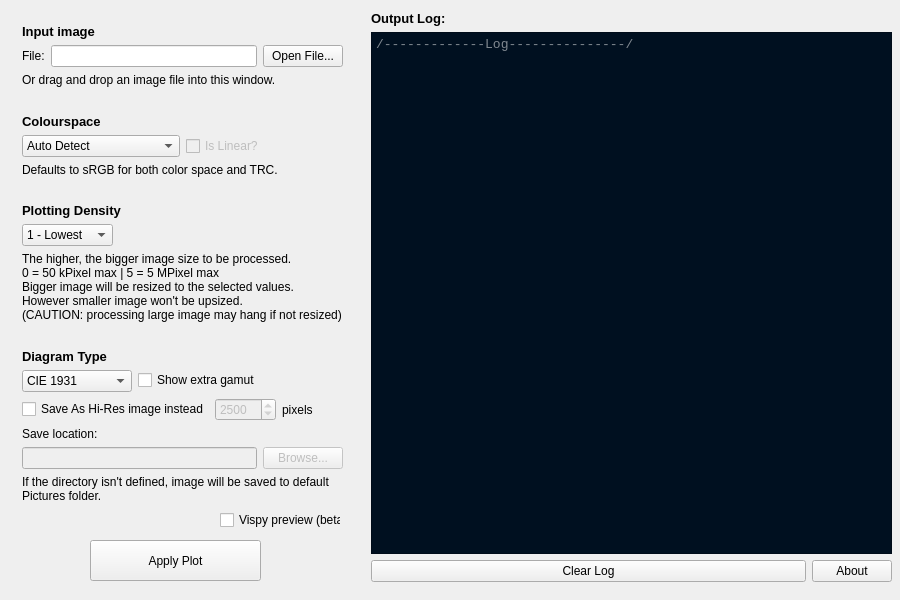
<?xml version="1.0" encoding="UTF-8"?>
<ui version="4.0">
 <class>MainWindow</class>
 <widget class="QMainWindow" name="MainWindow">
  <property name="enabled">
   <bool>true</bool>
  </property>
  <property name="geometry">
   <rect>
    <x>0</x>
    <y>0</y>
    <width>900</width>
    <height>600</height>
   </rect>
  </property>
  <property name="sizePolicy">
   <sizepolicy hsizetype="Fixed" vsizetype="Fixed">
    <horstretch>0</horstretch>
    <verstretch>0</verstretch>
   </sizepolicy>
  </property>
  <property name="minimumSize">
   <size>
    <width>900</width>
    <height>600</height>
   </size>
  </property>
  <property name="maximumSize">
   <size>
    <width>900</width>
    <height>600</height>
   </size>
  </property>
  <property name="acceptDrops">
   <bool>true</bool>
  </property>
  <property name="windowTitle">
   <string>Colour Gamut Plotter</string>
  </property>
  <property name="toolButtonStyle">
   <enum>Qt::ToolButtonIconOnly</enum>
  </property>
  <widget class="QWidget" name="centralwidget">
   <widget class="QPushButton" name="ApplyButton">
    <property name="geometry">
     <rect>
      <x>90</x>
      <y>540</y>
      <width>171</width>
      <height>41</height>
     </rect>
    </property>
    <property name="text">
     <string>Apply Plot</string>
    </property>
   </widget>
   <widget class="QWidget" name="layoutWidget">
    <property name="geometry">
     <rect>
      <x>371</x>
      <y>11</y>
      <width>521</width>
      <height>571</height>
     </rect>
    </property>
    <layout class="QVBoxLayout" name="verticalLayout">
     <item>
      <widget class="QLabel" name="label_4">
       <property name="font">
        <font>
         <pointsize>10</pointsize>
         <weight>75</weight>
         <bold>true</bold>
        </font>
       </property>
       <property name="text">
        <string>Output Log:</string>
       </property>
      </widget>
     </item>
     <item>
      <widget class="QPlainTextEdit" name="LogOutputText">
       <property name="font">
        <font>
         <family>Consolas</family>
         <pointsize>10</pointsize>
        </font>
       </property>
       <property name="acceptDrops">
        <bool>false</bool>
       </property>
       <property name="styleSheet">
        <string notr="true">background: rgb(0, 16, 32); color: rgb(255, 255, 255);</string>
       </property>
       <property name="undoRedoEnabled">
        <bool>false</bool>
       </property>
       <property name="readOnly">
        <bool>true</bool>
       </property>
       <property name="textInteractionFlags">
        <set>Qt::TextSelectableByKeyboard|Qt::TextSelectableByMouse</set>
       </property>
       <property name="placeholderText">
        <string>/-------------Log---------------/</string>
       </property>
      </widget>
     </item>
     <item>
      <layout class="QHBoxLayout" name="horizontalLayout_4">
       <item>
        <widget class="QPushButton" name="ClearLogButton">
         <property name="sizePolicy">
          <sizepolicy hsizetype="Preferred" vsizetype="Fixed">
           <horstretch>5</horstretch>
           <verstretch>0</verstretch>
          </sizepolicy>
         </property>
         <property name="text">
          <string>Clear Log</string>
         </property>
        </widget>
       </item>
       <item>
        <widget class="QPushButton" name="AboutButton">
         <property name="text">
          <string>About</string>
         </property>
        </widget>
       </item>
      </layout>
     </item>
    </layout>
   </widget>
   <widget class="QCheckBox" name="useAllTagsCheckbox">
    <property name="geometry">
     <rect>
      <x>220</x>
      <y>510</y>
      <width>121</width>
      <height>20</height>
     </rect>
    </property>
    <property name="toolTip">
     <string>Plot using vispy for rapid preview</string>
    </property>
    <property name="text">
     <string>Vispy preview (beta)</string>
    </property>
   </widget>
   <widget class="QWidget" name="">
    <property name="geometry">
     <rect>
      <x>22</x>
      <y>24</y>
      <width>321</width>
      <height>479</height>
     </rect>
    </property>
    <layout class="QVBoxLayout" name="verticalLayout_4">
     <item>
      <layout class="QVBoxLayout" name="verticalLayout_2">
       <item>
        <widget class="QLabel" name="label_2">
         <property name="font">
          <font>
           <pointsize>10</pointsize>
           <weight>75</weight>
           <bold>true</bold>
          </font>
         </property>
         <property name="text">
          <string>Input image</string>
         </property>
        </widget>
       </item>
       <item>
        <layout class="QHBoxLayout" name="horizontalLayout">
         <item>
          <widget class="QLabel" name="label">
           <property name="text">
            <string>File:</string>
           </property>
          </widget>
         </item>
         <item>
          <widget class="QLineEdit" name="FileDirectoryInput">
           <property name="acceptDrops">
            <bool>false</bool>
           </property>
           <property name="text">
            <string/>
           </property>
           <property name="clearButtonEnabled">
            <bool>false</bool>
           </property>
          </widget>
         </item>
         <item>
          <widget class="QPushButton" name="FileOpenButton">
           <property name="text">
            <string>Open File...</string>
           </property>
          </widget>
         </item>
        </layout>
       </item>
       <item>
        <widget class="QLabel" name="label_11">
         <property name="text">
          <string>Or drag and drop an image file into this window.</string>
         </property>
         <property name="alignment">
          <set>Qt::AlignLeading|Qt::AlignLeft|Qt::AlignTop</set>
         </property>
        </widget>
       </item>
      </layout>
     </item>
     <item>
      <spacer name="verticalSpacer_3">
       <property name="orientation">
        <enum>Qt::Vertical</enum>
       </property>
       <property name="sizeHint" stdset="0">
        <size>
         <width>100</width>
         <height>13</height>
        </size>
       </property>
      </spacer>
     </item>
     <item>
      <layout class="QVBoxLayout" name="verticalLayout_3">
       <item>
        <widget class="QLabel" name="label_3">
         <property name="font">
          <font>
           <pointsize>10</pointsize>
           <weight>75</weight>
           <bold>true</bold>
          </font>
         </property>
         <property name="text">
          <string>Colourspace</string>
         </property>
        </widget>
       </item>
       <item>
        <layout class="QHBoxLayout" name="horizontalLayout_2">
         <property name="spacing">
          <number>6</number>
         </property>
         <item>
          <widget class="QComboBox" name="ColorspaceCombo">
           <property name="currentIndex">
            <number>0</number>
           </property>
           <property name="frame">
            <bool>true</bool>
           </property>
           <item>
            <property name="text">
             <string>Auto Detect</string>
            </property>
           </item>
           <item>
            <property name="text">
             <string>sRGB</string>
            </property>
           </item>
           <item>
            <property name="text">
             <string>ITU-R BT.2020</string>
            </property>
           </item>
           <item>
            <property name="text">
             <string>Display P3</string>
            </property>
           </item>
           <item>
            <property name="text">
             <string>Adobe RGB</string>
            </property>
           </item>
           <item>
            <property name="text">
             <string>ITU-R BT.2020 - PQ</string>
            </property>
           </item>
           <item>
            <property name="text">
             <string>ITU-R BT.2020 - HLG</string>
            </property>
           </item>
          </widget>
         </item>
         <item>
          <widget class="QCheckBox" name="ColorspaceLinearCheckbox">
           <property name="enabled">
            <bool>false</bool>
           </property>
           <property name="toolTip">
            <string>Set TRC to linear
Have no effect while in Auto Detect mode</string>
           </property>
           <property name="text">
            <string>Is Linear?</string>
           </property>
          </widget>
         </item>
        </layout>
       </item>
       <item>
        <widget class="QLabel" name="label_5">
         <property name="text">
          <string>Defaults to sRGB for both color space and TRC.</string>
         </property>
         <property name="alignment">
          <set>Qt::AlignLeading|Qt::AlignLeft|Qt::AlignTop</set>
         </property>
        </widget>
       </item>
      </layout>
     </item>
     <item>
      <spacer name="verticalSpacer_2">
       <property name="orientation">
        <enum>Qt::Vertical</enum>
       </property>
       <property name="sizeHint" stdset="0">
        <size>
         <width>100</width>
         <height>13</height>
        </size>
       </property>
      </spacer>
     </item>
     <item>
      <layout class="QFormLayout" name="formLayout">
       <item row="0" column="0">
        <widget class="QLabel" name="label_6">
         <property name="font">
          <font>
           <pointsize>10</pointsize>
           <weight>75</weight>
           <bold>true</bold>
          </font>
         </property>
         <property name="text">
          <string>Plotting Density</string>
         </property>
        </widget>
       </item>
       <item row="1" column="0">
        <widget class="QComboBox" name="PlotDensityCombo">
         <property name="sizePolicy">
          <sizepolicy hsizetype="Preferred" vsizetype="Fixed">
           <horstretch>0</horstretch>
           <verstretch>0</verstretch>
          </sizepolicy>
         </property>
         <property name="currentIndex">
          <number>1</number>
         </property>
         <item>
          <property name="text">
           <string>0 - Draft</string>
          </property>
         </item>
         <item>
          <property name="text">
           <string>1 - Lowest</string>
          </property>
         </item>
         <item>
          <property name="text">
           <string>2 - Low</string>
          </property>
         </item>
         <item>
          <property name="text">
           <string>3 - Medium</string>
          </property>
         </item>
         <item>
          <property name="text">
           <string>4 - High</string>
          </property>
         </item>
         <item>
          <property name="text">
           <string>5 - Highest</string>
          </property>
         </item>
         <item>
          <property name="text">
           <string>No Resize</string>
          </property>
         </item>
        </widget>
       </item>
       <item row="1" column="1">
        <spacer name="horizontalSpacer_2">
         <property name="orientation">
          <enum>Qt::Horizontal</enum>
         </property>
         <property name="sizeHint" stdset="0">
          <size>
           <width>40</width>
           <height>20</height>
          </size>
         </property>
        </spacer>
       </item>
       <item row="2" column="0" colspan="2">
        <widget class="QLabel" name="label_7">
         <property name="text">
          <string>The higher, the bigger image size to be processed.
0 = 50 kPixel max | 5 = 5 MPixel max
Bigger image will be resized to the selected values.
However smaller image won't be upsized.
(CAUTION: processing large image may hang if not resized)</string>
         </property>
         <property name="alignment">
          <set>Qt::AlignLeading|Qt::AlignLeft|Qt::AlignTop</set>
         </property>
         <property name="wordWrap">
          <bool>true</bool>
         </property>
        </widget>
       </item>
      </layout>
     </item>
     <item>
      <spacer name="verticalSpacer">
       <property name="orientation">
        <enum>Qt::Vertical</enum>
       </property>
       <property name="sizeHint" stdset="0">
        <size>
         <width>100</width>
         <height>13</height>
        </size>
       </property>
      </spacer>
     </item>
     <item>
      <layout class="QFormLayout" name="formLayout_2">
       <item row="0" column="0">
        <widget class="QLabel" name="label_8">
         <property name="font">
          <font>
           <pointsize>10</pointsize>
           <weight>75</weight>
           <bold>true</bold>
          </font>
         </property>
         <property name="text">
          <string>Diagram Type</string>
         </property>
        </widget>
       </item>
       <item row="1" column="0">
        <widget class="QComboBox" name="DiagramTypeCombo">
         <item>
          <property name="text">
           <string>CIE 1931</string>
          </property>
         </item>
         <item>
          <property name="text">
           <string>CIE 1976 UCS</string>
          </property>
         </item>
        </widget>
       </item>
       <item row="1" column="1">
        <widget class="QCheckBox" name="extraGamutCheckbox">
         <property name="toolTip">
          <string>If checked, show P3 and Bt.2020 gamut comparison as well.</string>
         </property>
         <property name="text">
          <string>Show extra gamut</string>
         </property>
        </widget>
       </item>
       <item row="2" column="0" colspan="2">
        <layout class="QHBoxLayout" name="horizontalLayout_5">
         <item>
          <widget class="QCheckBox" name="SaveAsCheckbox">
           <property name="text">
            <string>Save As Hi-Res image instead</string>
           </property>
          </widget>
         </item>
         <item>
          <widget class="QSpinBox" name="HiresSizeSpinBox">
           <property name="enabled">
            <bool>false</bool>
           </property>
           <property name="minimum">
            <number>1500</number>
           </property>
           <property name="maximum">
            <number>5000</number>
           </property>
           <property name="singleStep">
            <number>100</number>
           </property>
           <property name="value">
            <number>2500</number>
           </property>
          </widget>
         </item>
         <item>
          <widget class="QLabel" name="label_12">
           <property name="text">
            <string>pixels</string>
           </property>
          </widget>
         </item>
        </layout>
       </item>
       <item row="3" column="0">
        <widget class="QLabel" name="label_9">
         <property name="text">
          <string>Save location:</string>
         </property>
        </widget>
       </item>
       <item row="4" column="0" colspan="2">
        <layout class="QHBoxLayout" name="horizontalLayout_3">
         <item>
          <widget class="QLineEdit" name="SaveDirectoryInput">
           <property name="enabled">
            <bool>false</bool>
           </property>
           <property name="acceptDrops">
            <bool>false</bool>
           </property>
          </widget>
         </item>
         <item>
          <widget class="QPushButton" name="SaveDirectoryButton">
           <property name="enabled">
            <bool>false</bool>
           </property>
           <property name="text">
            <string>Browse...</string>
           </property>
          </widget>
         </item>
        </layout>
       </item>
       <item row="5" column="0" colspan="2">
        <widget class="QLabel" name="label_10">
         <property name="text">
          <string>If the directory isn't defined, image will be saved to default Pictures folder.</string>
         </property>
         <property name="alignment">
          <set>Qt::AlignLeading|Qt::AlignLeft|Qt::AlignTop</set>
         </property>
         <property name="wordWrap">
          <bool>true</bool>
         </property>
        </widget>
       </item>
      </layout>
     </item>
    </layout>
   </widget>
  </widget>
 </widget>
 <resources/>
 <connections>
  <connection>
   <sender>FileOpenButton</sender>
   <signal>clicked()</signal>
   <receiver>MainWindow</receiver>
   <slot>FileOpenButton_clicked()</slot>
   <hints>
    <hint type="sourcelabel">
     <x>302</x>
     <y>72</y>
    </hint>
    <hint type="destinationlabel">
     <x>449</x>
     <y>299</y>
    </hint>
   </hints>
  </connection>
  <connection>
   <sender>SaveDirectoryButton</sender>
   <signal>clicked()</signal>
   <receiver>MainWindow</receiver>
   <slot>SaveDirectoryButton_clicked()</slot>
   <hints>
    <hint type="sourcelabel">
     <x>291</x>
     <y>452</y>
    </hint>
    <hint type="destinationlabel">
     <x>449</x>
     <y>299</y>
    </hint>
   </hints>
  </connection>
  <connection>
   <sender>ApplyButton</sender>
   <signal>clicked()</signal>
   <receiver>MainWindow</receiver>
   <slot>Apply_clicked()</slot>
   <hints>
    <hint type="sourcelabel">
     <x>175</x>
     <y>540</y>
    </hint>
    <hint type="destinationlabel">
     <x>449</x>
     <y>299</y>
    </hint>
   </hints>
  </connection>
  <connection>
   <sender>SaveAsCheckbox</sender>
   <signal>clicked()</signal>
   <receiver>MainWindow</receiver>
   <slot>SaveAsCheckbox_changed()</slot>
   <hints>
    <hint type="sourcelabel">
     <x>105</x>
     <y>378</y>
    </hint>
    <hint type="destinationlabel">
     <x>449</x>
     <y>299</y>
    </hint>
   </hints>
  </connection>
  <connection>
   <sender>ClearLogButton</sender>
   <signal>clicked()</signal>
   <receiver>LogOutputText</receiver>
   <slot>clear()</slot>
   <hints>
    <hint type="sourcelabel">
     <x>630</x>
     <y>568</y>
    </hint>
    <hint type="destinationlabel">
     <x>630</x>
     <y>291</y>
    </hint>
   </hints>
  </connection>
  <connection>
   <sender>AboutButton</sender>
   <signal>clicked()</signal>
   <receiver>MainWindow</receiver>
   <slot>AboutButton_clicked()</slot>
   <hints>
    <hint type="sourcelabel">
     <x>852</x>
     <y>568</y>
    </hint>
    <hint type="destinationlabel">
     <x>449</x>
     <y>299</y>
    </hint>
   </hints>
  </connection>
  <connection>
   <sender>PlotDensityCombo</sender>
   <signal>currentIndexChanged(int)</signal>
   <receiver>MainWindow</receiver>
   <slot>PlotDensityCombo_changed()</slot>
   <hints>
    <hint type="sourcelabel">
     <x>75</x>
     <y>220</y>
    </hint>
    <hint type="destinationlabel">
     <x>449</x>
     <y>299</y>
    </hint>
   </hints>
  </connection>
  <connection>
   <sender>ColorspaceCombo</sender>
   <signal>currentIndexChanged(int)</signal>
   <receiver>MainWindow</receiver>
   <slot>ColorspaceCombo_changed()</slot>
   <hints>
    <hint type="sourcelabel">
     <x>100</x>
     <y>155</y>
    </hint>
    <hint type="destinationlabel">
     <x>449</x>
     <y>299</y>
    </hint>
   </hints>
  </connection>
 </connections>
 <slots>
  <slot>FileOpenButton_clicked()</slot>
  <slot>SaveDirectoryButton_clicked()</slot>
  <slot>Apply_clicked()</slot>
  <slot>SaveAsCheckbox_changed()</slot>
  <slot>AboutButton_clicked()</slot>
  <slot>PlotDensityCombo_changed()</slot>
  <slot>ColorspaceCombo_changed()</slot>
 </slots>
</ui>
